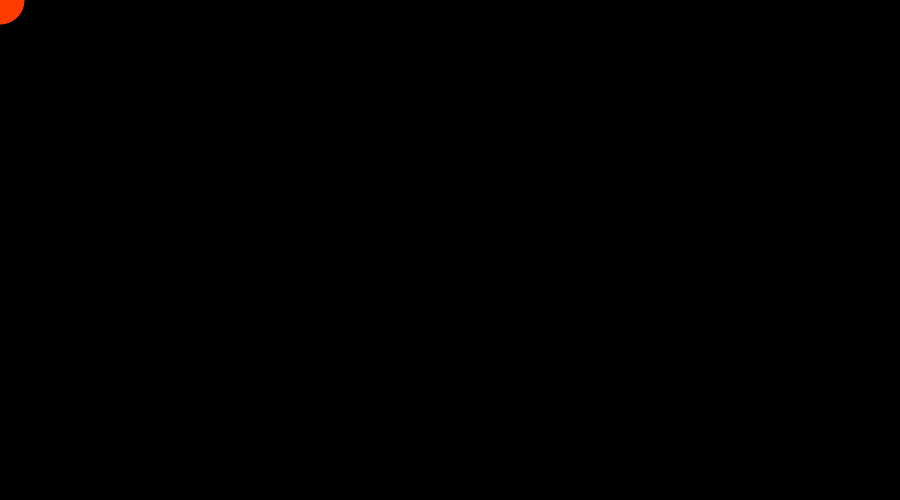
Frame 1 (no input)
Frame 60 (the mouse pressed at the canvas centre just before this capture): identical to frame 1, image omitted
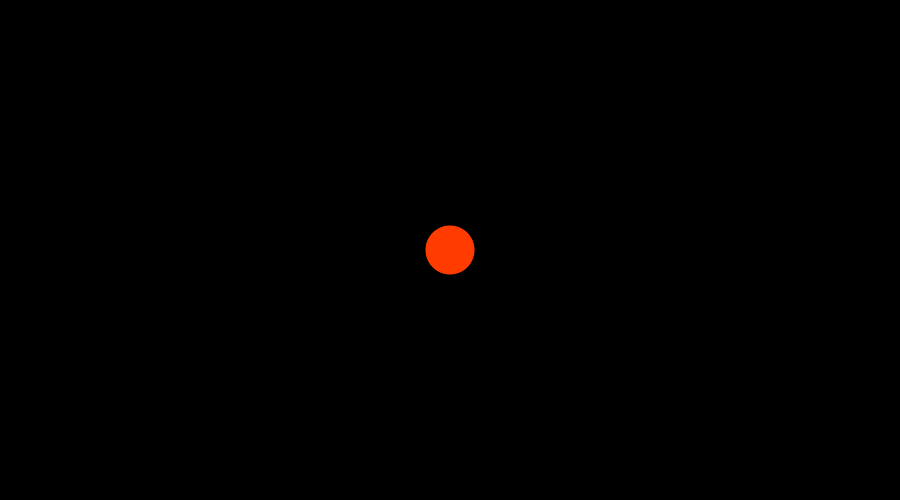
Frame 120 (the mouse held since frame 60 and released just before this capture)

The Processing sketch that drew these frames (run headless with seeded random() and noise(); from frame 60 on, the mouse is pressed at the canvas centre):

// Processing sketch: day7_03_arrayShifting
// ── day7_03_arrayShifting.pde
int size = 50;
int[] posX = new int[size];
int[] posY = new int[size];

void setup() {
  size(900,500);  
  colorMode(HSB);
  for (int i=0; i<size; i++) {
    posX[i] = 0;
    posY[i] = 0;
  }
}

void draw() {
  background(0);
  //THIS IS SHIFTING THE ARRAY VALUE
  for (int i=0; i<size-1; i++) {
    //posX[0] = posX[1], posX[1] = posX[2], posX[2] = posX[3] and so on
    posX[i] = posX[i+1];
    posY[i] = posY[i+1];
  }
  
  posX[size-1] = mouseX;
  posY[size-1] = mouseY;
  
  for (int i=0; i<size; i++) {
    noStroke();
    fill(255-i*5, 255, 255);
    ellipse(posX[i], posY[i], i, i);  
  }
}
